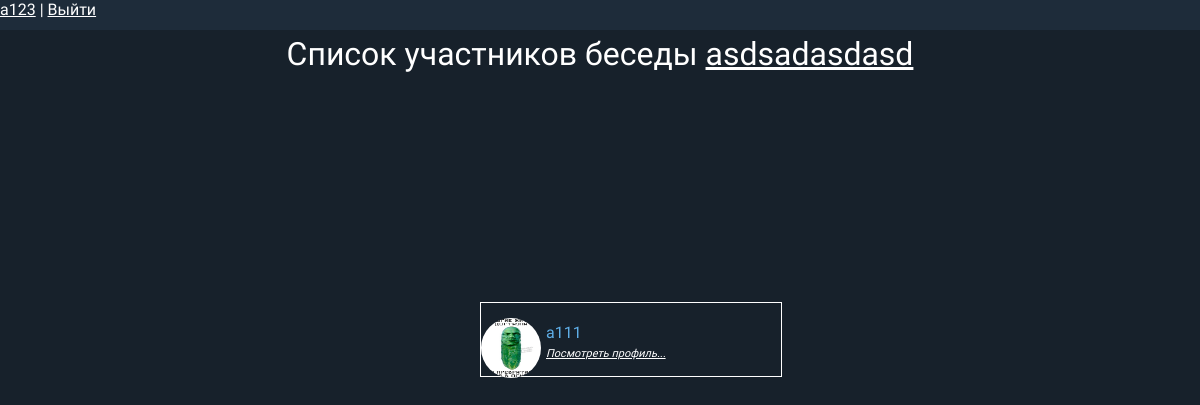
Page /show_participants/49 (signed in) on the committed database.
### API/models.py (models this page shows, shortened)
class Chat(models.Model):
    name = models.CharField(max_length=100)
    admin = models.ForeignKey(Account, on_delete=models.CASCADE, null=True, default=None, related_name='chatadmin')
    is_private = models.ForeignKey('PrivateChat', null=True, default=None, on_delete=models.CASCADE,
                                   verbose_name='Приватный чат', related_name='chatseconduser')
    about = models.TextField(blank=True, null=True)
    chat_photo = models.ImageField(upload_to='photo/chat/%Y/%m/%d',
                                    default='photo/chat/default/Аватарка чата по умолчанию.jpg',
                                    verbose_name='Фото чата', null=True)
    time_create = models.DateTimeField(auto_now_add=True)
    def get_absolute_url(self):
        return reverse('chat', kwargs = {'chat_id' : self.pk})
    class Meta:
        verbose_name = 'Чат'
        verbose_name_plural = 'Чаты'
        ordering = ['id']

class Account(models.Model):
    user = models.OneToOneField(to=User, on_delete=models.CASCADE, verbose_name='username', related_name='account')
    name = models.CharField(max_length=100,  verbose_name='имя')
    registration_time = models.DateTimeField(auto_now_add=True, verbose_name='Дата Регистрации')
    profile_picture = models.ImageField(upload_to='photo/players/%Y/%m/%d',
                                        default='photo/players/default/Аватарка по умолчанию.jpg',
                                        verbose_name='Фото профиля')
    about = models.TextField(blank=True, null=True, verbose_name='Описание')
    sex = models.CharField(max_length = 6 ,choices = list(map(lambda x: (x[0], x[1],),[('Male', 'Мужской',), ('Female', 'Женский')])), verbose_name='Пол')
    username = models.SlugField(max_length=150)
    def get_absolute_url(self):
        return reverse('main page', kwargs = {'username' : self.username})
    class Meta:
        verbose_name = 'Аккаунт'
        verbose_name_plural = 'Аккаунты'

### front/views.py (the view)
# urls.py: re_path(r'^show_participants/(?P<chat_id>\d+)$', views.Toshow.as_view(), name='show_participants'),
class Toshow(LoginRequiredMixin, generic.ListView):
    template_name = 'toshow.html'
    context_object_name = 'participants'
    def get_context_data(self, **kwargs):
        context = super().get_context_data(**kwargs)
        context['title'] = f'Список участников беседы "{Chat.objects.get(id = self.kwargs["chat_id"]).name}"'
        context['chat'] = Chat.objects.get(id = self.kwargs['chat_id'])
        return context
    def get_queryset(self):
        participants = [p.user_id for p in Participants.objects.filter(chat_id = self.kwargs['chat_id'])]
        return Account.objects.filter(id__in = participants)
    def dispatch(self, request, *args, **kwargs):
        if not Chat.objects.filter(id=self.kwargs['chat_id'], is_private = None).exists():
            return render(request, 'chatnotexists.html', context={'title' : 'Данного чата не существует'})
        return super(Toshow, self).dispatch(request, *args, **kwargs)

### templates/toshow.html (shortened to what this page needs)
{% extends 'flatpages/default.html' %}
{% load static %}
{% block css %}
{% static 'css/show.css' %}
{% endblock %}
{% block content %}
<h1 style="text-align: center; margin-top: 5px">Список участников беседы <a href="{{chat.get_absolute_url}}">{{chat.name}}</a></h1>
<div id="participants">
    {% for p in participants %}
        <div class="peoples">
            <p class="p_photo"><img src = "{{p.profile_picture.url}}"></p>
            <p class="p_name">{{p.name}}</p>
            <p class="p_url"><a href="{{p.get_absolute_url}}">Посмотреть профиль...</a></p>
        </div>
    {% endfor %}
</div>
{% endblock %}

### templates/flatpages/default.html (shortened to what this page needs)
{% load static %}
<!DOCTYPE html>
<html lang="en">
<head>
    <link href="{% block css %}{% endblock %}" rel="stylesheet" />
</head>
<body>
<div id="header" style="background-color: #1e2c3a; height: 30px; width: auto; position:relative;
left: 0;right: 0;top: 0;bottom: 0; z-index: 1000">
    {% if user.is_authenticated %}
    <a href="{% url 'main page' user.username %}" style="background-color: #1e2c3a">{{user.username}}</a> | <a href="{% url 'registration:logout' %}" style="background-color: #1e2c3a">Выйти</a>
    {% else %}
    <a href="{% url 'registration:login' %}">Войти</a> | <a href="{% url 'registration:registration' %}">Регистрация</a>
    {% endif %}
</div>
{% block content %}
{% endblock %}
</body>
</html>

### static/css/show.css (style rules this page uses)
#participants { height: auto; width: 300px; border: 1px solid white; font-size: 25px; }
.peoples { padding: 15px 0 15px 0; font-size: 16px; }
.p_name { color: #5faee7; margin-top: 5px; }
.p_url a { font-size: 11px; margin-top: 5px; font-style: italic; }
.p_photo img { height: 60px; width: 60px; border-radius: 30px; float: left; margin-right: 5px; }

### templates/flatpages/default.html (style rules this page uses)
* { margin: 0; padding: 0; background-color: #17212b; color: white; font-family: "Ledger", serif; font-weight: 400; font-style: normal; }

### rows in the picture
Chat: name "asdsadasdasd"
Account: profile_picture (picture), name "a111"

### other values in the picture
{{ user.username }} "a123"
